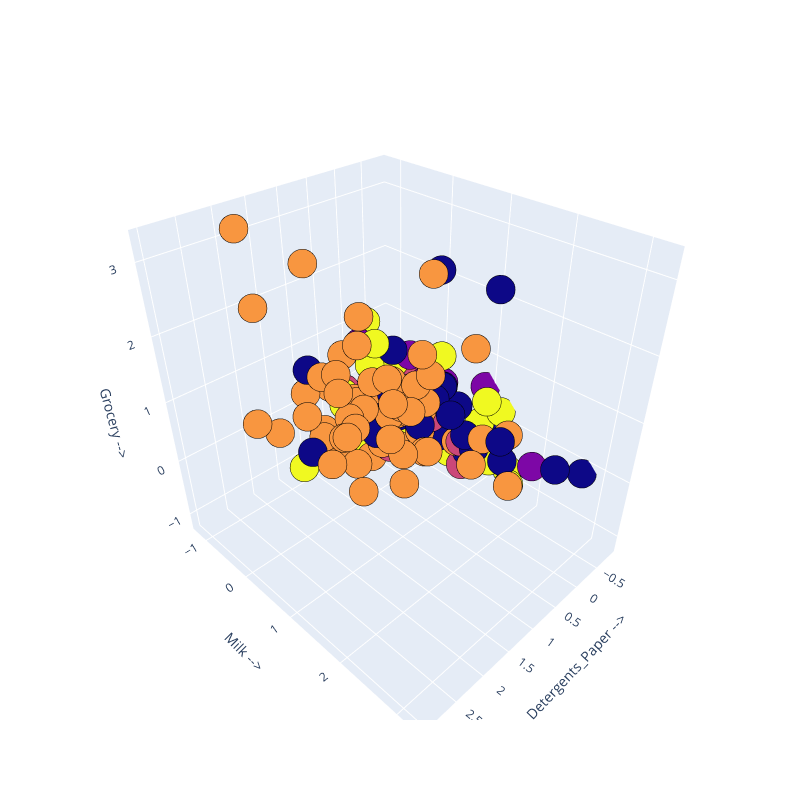

The notebook cell saved with this chart:
### Markdown cell above
### Looking to the elbow we can choose 2 like the correct number of clusters

### Code cell
import plotly.graph_objects as go  #for 3D plot

# K-means clustering
kmeans = KMeans(n_clusters=5, random_state=42)
kmeans.fit(customers_scale)
kmeans_clusters = kmeans.labels_

def plot_3d(df, col1, col2, col3, labels):
    # Select columns
    X = df[[col1, col2, col3]].values

    # 3D plot
    scene = dict(
        xaxis=dict(title=f'{col1} -->'),
        yaxis=dict(title=f'{col2} -->'),
        zaxis=dict(title=f'{col3} -->')
    )

    trace = go.Scatter3d(
        x=X[:, 0], y=X[:, 1], z=X[:, 2],
        mode='markers',
        marker=dict(color=labels, size=10, line=dict(color='black', width=10))
    )

    layout = go.Layout(margin=dict(l=0, r=0), scene=scene, height=800, width=800)
    data = [trace]
    fig = go.Figure(data=data, layout=layout)
    fig.show()

# Example usage
plot_3d(customers_scale, 'Detergents_Paper', 'Milk', 'Grocery', kmeans_clusters)

### Figure 1 — Plotly figure (JSON) as saved in the notebook; plotly's stock layout.template omitted (floating-point values rounded to 4 significant figures; data arrays with more than 128 entries replaced by an {"elided": "..."} marker saying what was removed)
{"data": [{"marker": {"color": {"elided": "332 int values"}, "line": {"color": "black", "width": 10}, "size": 10}, "mode": "markers", "type": "scatter3d", "x": {"elided": "332 float values"}, "y": {"elided": "332 float values"}, "z": {"elided": "332 float values"}}], "layout": {"height": 800, "margin": {"l": 0, "r": 0}, "scene": {"xaxis": {"title": {"text": "Detergents_Paper -->"}}, "yaxis": {"title": {"text": "Milk -->"}}, "zaxis": {"title": {"text": "Grocery -->"}}}, "width": 800}}
